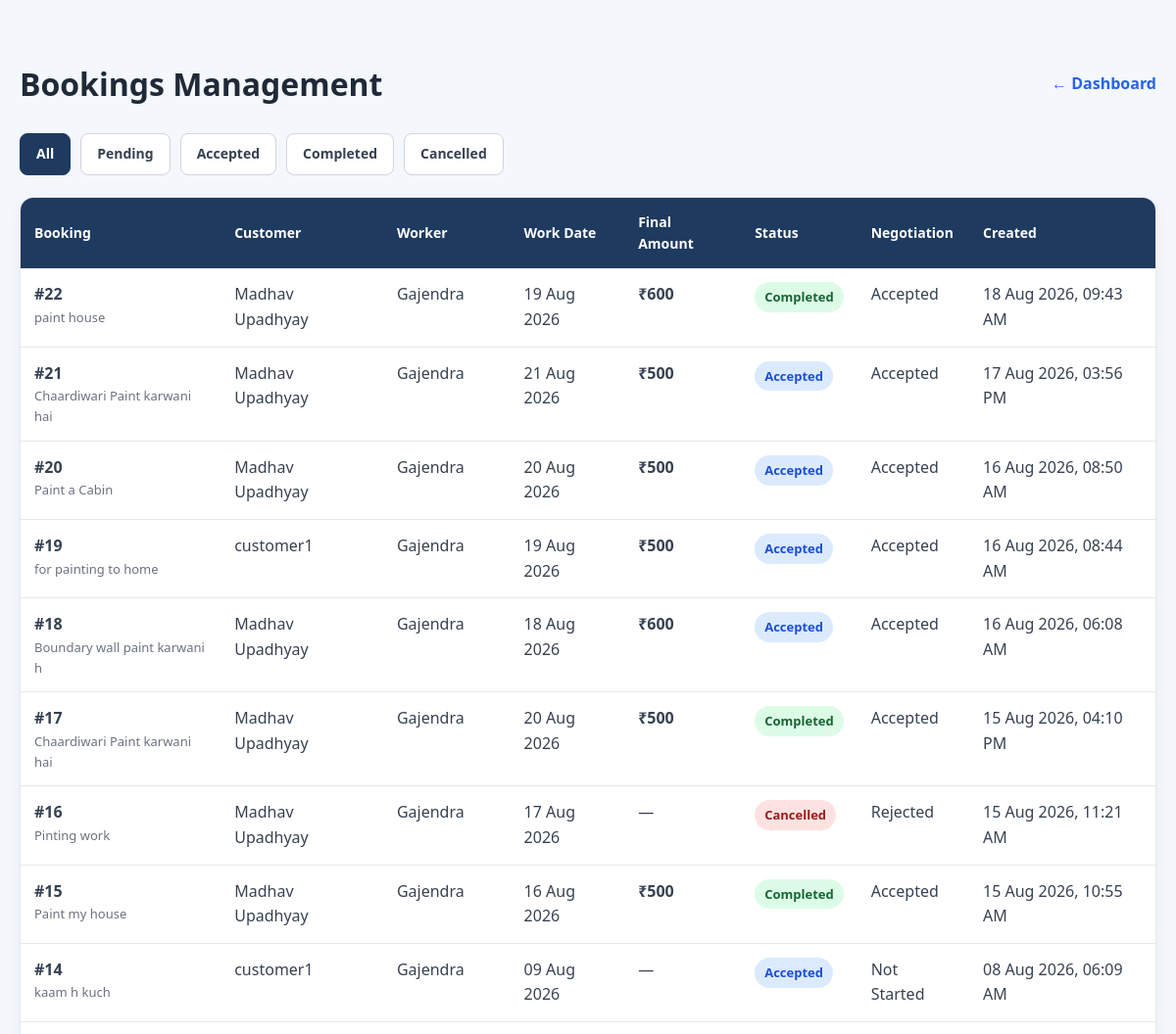
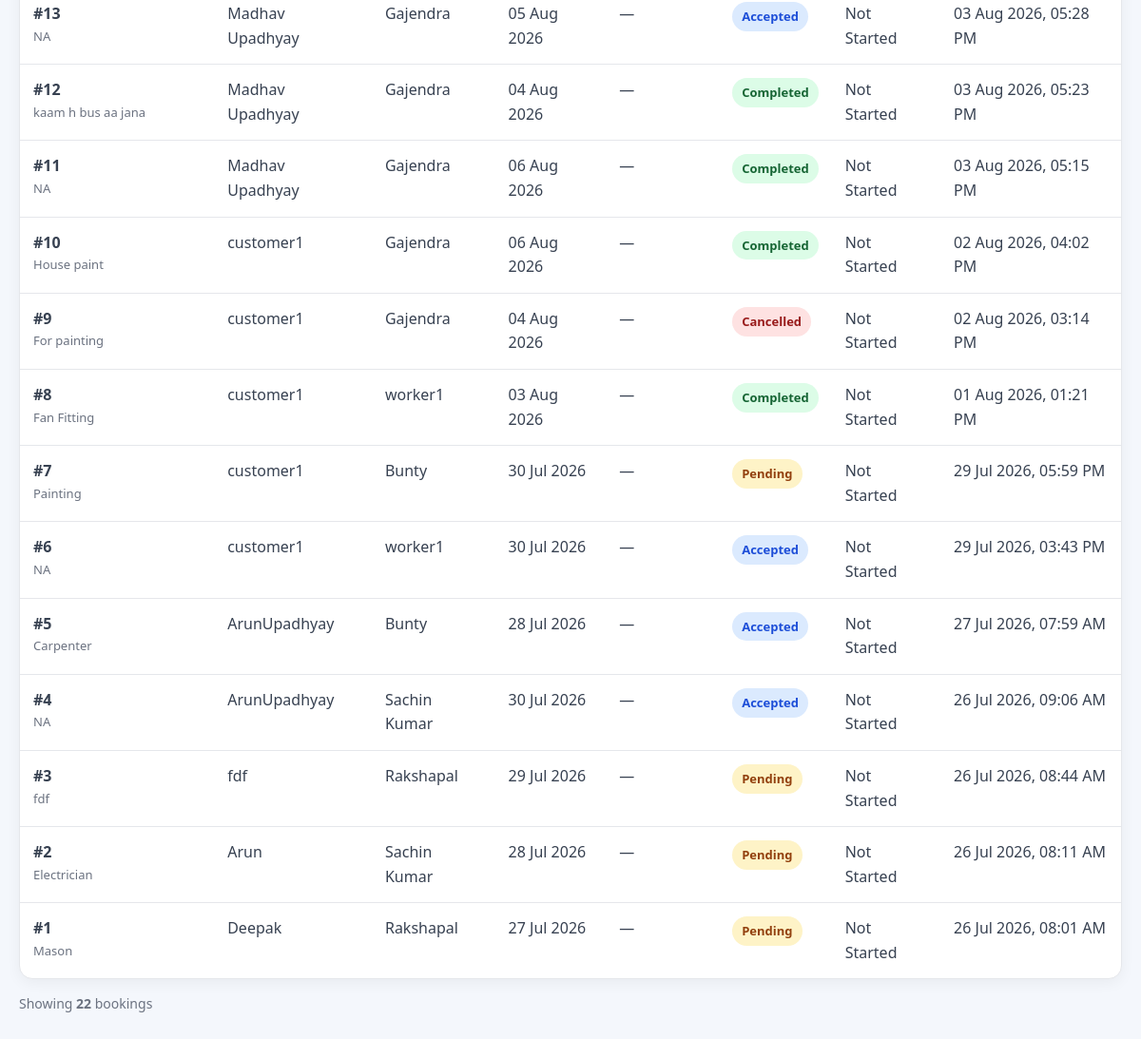
The page /admin-control/bookings/ (signed in) on the database its author committed (2 pictures, top to bottom).
### bookings/models.py (models this page shows, shortened)
class Booking(models.Model):
    STATUS_CHOICES = [
        ("Pending", "Pending"),
        ("Accepted", "Accepted"),
        ("Completed", "Completed"),
        ("Cancelled", "Cancelled"),
    ]
    NEGOTIATION_STATUS_CHOICES = [
        ("Not Started", "Not Started"),
        ("Customer Offered", "Customer Offered"),
        ("Worker Countered", "Worker Countered"),
        ("Accepted", "Accepted"),
        ("Rejected", "Rejected"),
    ]
    worker = models.ForeignKey(
        Worker,
        on_delete=models.CASCADE,
        related_name="bookings"
    )
    customer = models.ForeignKey(
        User,
        on_delete=models.CASCADE,
        related_name="customer_bookings",
        null=True,
        blank=True
    )
    customer_name = models.CharField(
        max_length=100
    )
    customer_mobile = models.CharField(
        max_length=15,
        blank=True
    )
    customer_address = models.TextField()
    work_date = models.DateField()
    work_description = models.TextField()
    status = models.CharField(
        max_length=20,
        choices=STATUS_CHOICES,
        default="Pending"
    )
    original_amount = models.PositiveIntegerField(
        validators=[
            MinValueValidator(1),
            MaxValueValidator(9999)
        ],
        null=True,
        blank=True
    )
    customer_offer = models.PositiveIntegerField(
        validators=[
            MinValueValidator(1),
            MaxValueValidator(9999)
        ],
        null=True,
        blank=True
    )
    worker_counter_offer = models.PositiveIntegerField(
        validators=[
            MinValueValidator(1),
            MaxValueValidator(9999)
        ],
        null=True,
        blank=True
    )
    final_amount = models.PositiveIntegerField(
        validators=[
            MinValueValidator(1),
            MaxValueValidator(9999)
        ],
        null=True,
        blank=True
    )
    negotiation_status = models.CharField(
        max_length=20,
        choices=NEGOTIATION_STATUS_CHOICES,
        default="Not Started"
    )
    created_at = models.DateTimeField(
        auto_now_add=True
    )

### workers/models.py (models this page shows, shortened)
class Worker(models.Model):
    user = models.OneToOneField(
        User,
        on_delete=models.CASCADE,
        null=True,
        blank=True,
        related_name="worker_profile"
    )
    PROFESSION_CHOICES = [
    ("Rajmistri", "राजमिस्त्री"),
    ("Plumber", "प्लम्बर"),
    ("Electrician", "इलेक्ट्रिशियन"),
    ("Painter", "पेंटर"),
    ("Carpenter", "कारपेंटर"),
    ("Welder", "वेल्डर"),
    ("Helper", "हेल्पर"),
    ("AC Repair", "AC रिपेयर"),
]
    name = models.CharField(max_length=100)
    mobile = models.CharField(max_length=15)
    profession = models.CharField(max_length=30, choices=PROFESSION_CHOICES)
    experience = models.PositiveIntegerField(help_text="Experience in years")
    city = models.CharField(max_length=100)
    area = models.CharField(max_length=100)
    latitude = models.DecimalField(
        max_digits=9,
        decimal_places=6,
        null=True,
        blank=True
    )
    longitude = models.DecimalField(
        max_digits=9,
        decimal_places=6,
        null=True,
        blank=True
    )
    work_range = models.DecimalField(
        max_digits=5,
        decimal_places=2,
        default=10.00,
        help_text="Maximum distance in KM"
    )
    daily_wage = models.DecimalField(max_digits=8, decimal_places=2)
    about = models.TextField(blank=True)
    available = models.BooleanField(default=True)
    profile_photo = models.ImageField(upload_to="workers/", blank=True, null=True)
    rating = models.DecimalField(max_digits=2, decimal_places=1, default=5.0)
    reviews = models.PositiveIntegerField(default=0)
    vverified = models.BooleanField(default=False)

### admin_dashboard/views.py (the view)
@user_passes_test(staff_required, login_url="login")
def admin_bookings(request):
    bookings = Booking.objects.select_related(
        "worker",
        "customer"
    ).order_by(
        "-created_at"
    )
    status_filter = request.GET.get("status")
    if status_filter in [
        "Pending",
        "Accepted",
        "Completed",
        "Cancelled",
    ]:
        bookings = bookings.filter(
            status=status_filter
        )
    return render(
        request,
        "admin_dashboard/bookings.html",
        {
            "bookings": bookings,
            "status_filter": status_filter,
        }
    )

### accounts/context_processors.py (called while the page is built)
def notification_count(request):
    if not request.user.is_authenticated:
        return {
            "unread_notification_count": 0
        }
    count = Notification.objects.filter(
        recipient=request.user,
        is_read=False
    ).count()
    return {
        "unread_notification_count": count
    }

### admin_dashboard/views.py (called while the page is built)
def staff_required(user):
    return user.is_authenticated and user.is_staff

### templates/admin_dashboard/bookings.html (shortened to what this page needs)
{% extends "base.html" %}
{% block content %}
<div class="admin-page">
    <div class="page-header">
        <h1>
            Bookings Management
        </h1>
        <a
            href="{% url 'admin_dashboard' %}"
            class="back-btn"
        >
            ← Dashboard
        </a>
    </div>
    <div class="filters">
        <a
            href="{% url 'admin_bookings' %}"
            class="filter-btn {% if not status_filter %}filter-active{% endif %}"
        >
            All
        </a>
        <a
            href="?status=Pending"
            class="filter-btn {% if status_filter == 'Pending' %}filter-active{% endif %}"
        >
            Pending
        </a>
        <a
            href="?status=Accepted"
            class="filter-btn {% if status_filter == 'Accepted' %}filter-active{% endif %}"
        >
            Accepted
        </a>
        <a
            href="?status=Completed"
            class="filter-btn {% if status_filter == 'Completed' %}filter-active{% endif %}"
        >
            Completed
        </a>
        <a
            href="?status=Cancelled"
            class="filter-btn {% if status_filter == 'Cancelled' %}filter-active{% endif %}"
        >
            Cancelled
        </a>
    </div>
    <div class="bookings-card">
        <table class="bookings-table">
            <thead>
                <tr>
                    <th>
                        Booking
                    </th>
                    <th>
                        Customer
                    </th>
                    <th>
                        Worker
                    </th>
                    <th>
                        Work Date
                    </th>
                    <th>
                        Final Amount
                    </th>
                    <th>
                        Status
                    </th>
                    <th>
                        Negotiation
                    </th>
                    <th>
                        Created
                    </th>
                </tr>
            </thead>
            <tbody>
                {% for booking in bookings %}
                <tr>
                    <td>
                        <strong>
                            #{{ booking.id }}
                        </strong>
                        <div class="booking-id">
                            {{ booking.work_description|truncatechars:35 }}
                        </div>
                    </td>
                    <td>
                        {% if booking.customer %}
                            {{ booking.customer.get_full_name|default:booking.customer.username }}
                        {% else %}
                            {{ booking.customer_name }}
                        {% endif %}
                    </td>
                    <td>
                        {{ booking.worker.name }}
                    </td>
                    <td>
                        {{ booking.work_date|date:"d M Y" }}
                    </td>
                    <td>
                        {% if booking.final_amount %}
                            <span class="amount">
                                ₹{{ booking.final_amount }}
                            </span>
                        {% else %}
                            —
                        {% endif %}
                    </td>
                    <td>
                        {% if booking.status == "Pending" %}
                            <span class="status status-pending">
                                Pending
                            </span>
                        {% elif booking.status == "Accepted" %}
                            <span class="status status-accepted">
                                Accepted
                            </span>
                        {% elif booking.status == "Completed" %}
                            <span class="status status-completed">
                                Completed
                            </span>
                        {% elif booking.status == "Cancelled" %}
                            <span class="status status-cancelled">
                                Cancelled
                            </span>
                        {% endif %}
                    </td>
                    <td>
                        {{ booking.negotiation_status }}
                    </td>
                    <td>
                        {{ booking.created_at|date:"d M Y, h:i A" }}
                    </td>
                </tr>
                {% endfor %}
            </tbody>
        </table>
    </div>
    <p style="
        margin-top:15px;
        color:#6b7280;
        font-size:14px;
    ">
        Showing
        <strong>{{ bookings|length }}</strong>
        booking{{ bookings|length|pluralize }}
    </p>
</div>
{% endblock %}

### static/css/style.css (style rules this page uses)
* { margin:0; padding:0; box-sizing:border-box; }
body { font-family: "Segoe UI",sans-serif; background:#f8fafc; color:#222; line-height:1.6; }
html { scroll-behavior:smooth; }

### static/css/dashboard.css (style rules this page uses)
* { margin:0; padding:0; box-sizing:border-box; font-family:"Segoe UI",Tahoma,Geneva,Verdana,sans-serif; }
body { background:#f4f7fc; }
.status { display:inline-block; padding:7px 14px; border-radius:25px; font-weight:600; font-size:14px; }

### templates/admin_dashboard/bookings.html (style rules this page uses)
.admin-page { max-width: 1250px; margin: 40px auto; padding: 20px; }
.page-header { display: flex; justify-content: space-between; align-items: center; margin-bottom: 25px; }
.page-header h1 { margin: 0; color: #1f2937; }
.back-btn { text-decoration: none; color: #2563eb; font-weight: 600; }
.filters { display: flex; gap: 10px; flex-wrap: wrap; margin-bottom: 22px; }
.filter-btn { padding: 9px 16px; border-radius: 8px; border: 1px solid #d1d5db; background: white; color: #374151; text-decoration: none; font-size: 14px; font-weight: 600; }
.filter-active { background: #1e3a5f; color: white; border-color: #1e3a5f; }
.bookings-card { background: white; border-radius: 14px; overflow-x: auto; box-shadow: 0 4px 15px rgba(0, 0, 0, 0.05); border: 1px solid #e5e7eb; }
.bookings-table { width: 100%; border-collapse: collapse; min-width: 1100px; }
.bookings-table th { background: #1e3a5f; color: white; padding: 14px; text-align: left; font-size: 14px; }
.bookings-table td { padding: 14px; border-bottom: 1px solid #e5e7eb; color: #374151; vertical-align: top; }
.bookings-table tr:last-child td { border-bottom: none; }
.status { display: inline-block; padding: 5px 10px; border-radius: 20px; font-size: 13px; font-weight: 600; }
.status-pending { background: #fef3c7; color: #92400e; }
.status-accepted { background: #dbeafe; color: #1d4ed8; }
.status-completed { background: #dcfce7; color: #166534; }
.status-cancelled { background: #fee2e2; color: #991b1b; }
.amount { font-weight: 700; }
.booking-id { color: #6b7280; font-size: 13px; }

### rows shown on the page
Booking: id "22", work_description "paint house", customer.get_full_name "Madhav Upadhyay", worker.name "Gajendra", work_date "19 Aug 2026", final_amount "600", status "Completed", negotiation_status "Accepted", created_at "18 Aug 2026, 09:43 AM"
Booking: id "21", work_description "Chaardiwari Paint karwani hai", customer.get_full_name "Madhav Upadhyay", worker.name "Gajendra", work_date "21 Aug 2026", final_amount "500", status "Accepted", negotiation_status "Accepted", created_at "17 Aug 2026, 03:56 PM"
Booking: id "20", work_description "Paint a Cabin", customer.get_full_name "Madhav Upadhyay", worker.name "Gajendra", work_date "20 Aug 2026", final_amount "500", status "Accepted", negotiation_status "Accepted", created_at "16 Aug 2026, 08:50 AM"
Booking: id "19", work_description "for painting to home", customer.get_full_name "customer1", worker.name "Gajendra", work_date "19 Aug 2026", final_amount "500", status "Accepted", negotiation_status "Accepted", created_at "16 Aug 2026, 08:44 AM"
Booking: id "18", work_description "Boundary wall paint karwani h", customer.get_full_name "Madhav Upadhyay", worker.name "Gajendra", work_date "18 Aug 2026", final_amount "600", status "Accepted", negotiation_status "Accepted", created_at "16 Aug 2026, 06:08 AM"
Booking: id "17", work_description "Chaardiwari Paint karwani hai", customer.get_full_name "Madhav Upadhyay", worker.name "Gajendra", work_date "20 Aug 2026", final_amount "500", status "Completed", negotiation_status "Accepted", created_at "15 Aug 2026, 04:10 PM"
Booking: id "16", work_description "Pinting work", customer.get_full_name "Madhav Upadhyay", worker.name "Gajendra", work_date "17 Aug 2026", status "Cancelled", negotiation_status "Rejected", created_at "15 Aug 2026, 11:21 AM"
Booking: id "15", work_description "Paint my house", customer.get_full_name "Madhav Upadhyay", worker.name "Gajendra", work_date "16 Aug 2026", final_amount "500", status "Completed", negotiation_status "Accepted", created_at "15 Aug 2026, 10:55 AM"
Booking: id "14", work_description "kaam h kuch", customer.get_full_name "customer1", worker.name "Gajendra", work_date "09 Aug 2026", status "Accepted", negotiation_status "Not Started", created_at "08 Aug 2026, 06:09 AM"
Booking: id "13", work_description "NA", customer.get_full_name "Madhav Upadhyay", worker.name "Gajendra", work_date "05 Aug 2026", status "Accepted", negotiation_status "Not Started", created_at "03 Aug 2026, 05:28 PM"
Booking: id "12", work_description "kaam h bus aa jana", customer.get_full_name "Madhav Upadhyay", worker.name "Gajendra", work_date "04 Aug 2026", status "Completed", negotiation_status "Not Started", created_at "03 Aug 2026, 05:23 PM"
Booking: id "11", work_description "NA", customer.get_full_name "Madhav Upadhyay", worker.name "Gajendra", work_date "06 Aug 2026", status "Completed", negotiation_status "Not Started", created_at "03 Aug 2026, 05:15 PM"
Booking: id "10", work_description "House paint", customer.get_full_name "customer1", worker.name "Gajendra", work_date "06 Aug 2026", status "Completed", negotiation_status "Not Started", created_at "02 Aug 2026, 04:02 PM"
Booking: id "9", work_description "For painting", customer.get_full_name "customer1", worker.name "Gajendra", work_date "04 Aug 2026", status "Cancelled", negotiation_status "Not Started", created_at "02 Aug 2026, 03:14 PM"
Booking: id "8", work_description "Fan Fitting", customer.get_full_name "customer1", worker.name "worker1", work_date "03 Aug 2026", status "Completed", negotiation_status "Not Started", created_at "01 Aug 2026, 01:21 PM"
Booking: id "7", work_description "Painting", customer.get_full_name "customer1", worker.name "Bunty", work_date "30 Jul 2026", status "Pending", negotiation_status "Not Started", created_at "29 Jul 2026, 05:59 PM"
Booking: id "6", work_description "NA", customer.get_full_name "customer1", worker.name "worker1", work_date "30 Jul 2026", status "Accepted", negotiation_status "Not Started", created_at "29 Jul 2026, 03:43 PM"
Booking: id "5", work_description "Carpenter", customer.get_full_name "ArunUpadhyay", worker.name "Bunty", work_date "28 Jul 2026", status "Accepted", negotiation_status "Not Started", created_at "27 Jul 2026, 07:59 AM"
Booking: id "4", work_description "NA", customer.get_full_name "ArunUpadhyay", worker.name "Sachin Kumar", work_date "30 Jul 2026", status "Accepted", negotiation_status "Not Started", created_at "26 Jul 2026, 09:06 AM"
Booking: id "3", work_description "fdf", customer_name "fdf", worker.name "Rakshapal", work_date "29 Jul 2026", status "Pending", negotiation_status "Not Started", created_at "26 Jul 2026, 08:44 AM"
Booking: id "2", work_description "Electrician", customer_name "Arun", worker.name "Sachin Kumar", work_date "28 Jul 2026", status "Pending", negotiation_status "Not Started", created_at "26 Jul 2026, 08:11 AM"
Booking: id "1", work_description "Mason", customer_name "Deepak", worker.name "Rakshapal", work_date "27 Jul 2026", status "Pending", negotiation_status "Not Started", created_at "26 Jul 2026, 08:01 AM"

### other values the page prints
{{ bookings|length }} "22"
